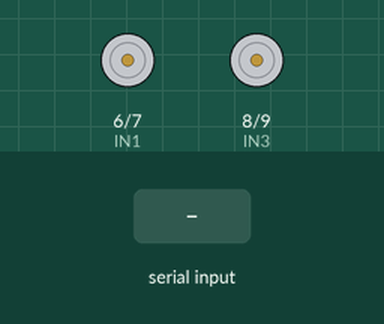
The sketch below on a simulated Arduino Uno, built with avr-gcc and run on an emulated ATmega328P. Shown: motor-driver pin pairs drawn as motors (green arrow = first pin HIGH = forward, orange = second pin HIGH = backward, longer = more drive). The test bench sets the inputs (shaded band).

Above: at 2.2 s.
2.3 s: "S" received over Serial
At 3.1 s:
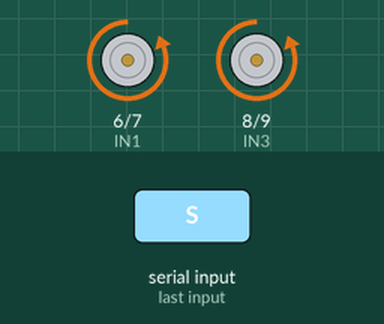
3.8 s: "A" received over Serial
At 4.2 s:
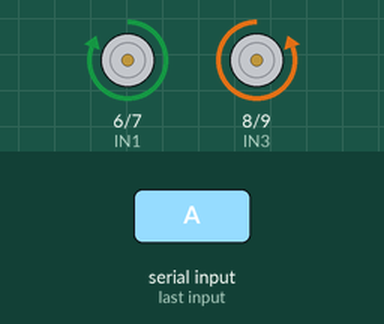
5.3 s: "D" received over Serial
At 6.5 s:
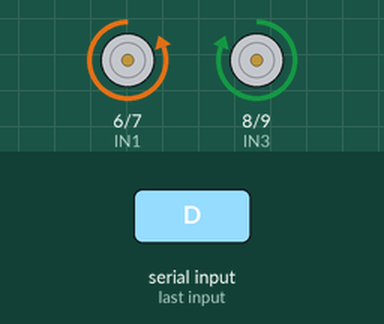
6.8 s: "W" received over Serial
At 7.7 s:
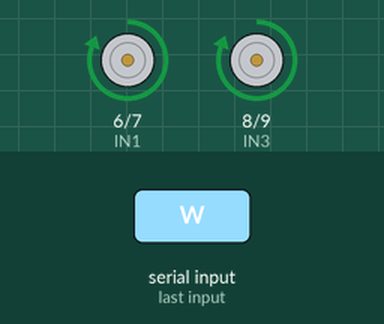
8.3 s: "O" received over Serial
At 8.9 s:
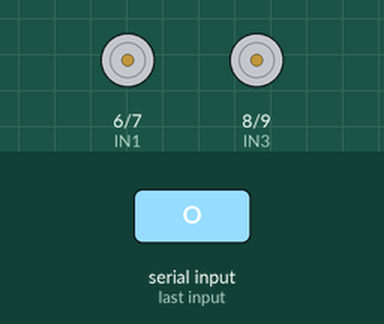
Timing chart, 0 to 10.8 s (numbered marks = the images above; inputs shaded):
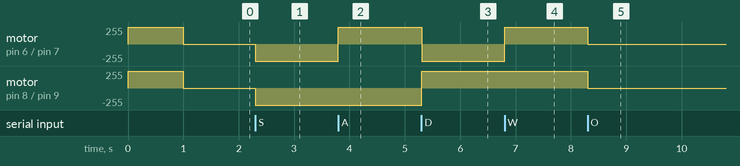

Measured:
- after the input at 2.3 s, motor on pin 6 (IN1) / pin 7 (IN2), motor on pin 8 (IN3) / pin 9 (IN4): stopped → backward 255/255 at once
- after the input at 3.8 s, motor on pin 6 (IN1) / pin 7 (IN2): backward 255/255 → forward 255/255 at once
- after the input at 5.3 s, motor on pin 6 (IN1) / pin 7 (IN2): forward 255/255 → backward 255/255 at once; motor on pin 8 (IN3) / pin 9 (IN4): backward 255/255 → forward 255/255 at once
- after the input at 6.8 s, motor on pin 6 (IN1) / pin 7 (IN2): backward 255/255 → forward 255/255 at once
- after the input at 8.3 s, motor on pin 6 (IN1) / pin 7 (IN2), motor on pin 8 (IN3) / pin 9 (IN4): forward 255/255 → stopped at once

The sketch:

wasd.ino
```cpp
int IN1 = 6;
int IN2 = 7;
int IN3 = 8;
int IN4 = 9;

void setup() {
  pinMode(IN1, OUTPUT);
  pinMode(IN2, OUTPUT);
  pinMode(IN3, OUTPUT);
  pinMode(IN4, OUTPUT);
  Serial.begin(9600); // Start serial communication at 9600 baud rate
  forward();
  delay(1000);
  stop();
}

void forward(){
  digitalWrite(IN2, LOW);
  digitalWrite(IN4, LOW);
  digitalWrite(IN1, HIGH);
  digitalWrite(IN3, HIGH);
}

void backward(){
  digitalWrite(IN1, LOW);
  digitalWrite(IN3, LOW);
  digitalWrite(IN2, HIGH);
  digitalWrite(IN4, HIGH);
}

void left() {
  digitalWrite(IN1, HIGH);
  digitalWrite(IN3, LOW);
  digitalWrite(IN2, LOW);
  digitalWrite(IN4, HIGH);
}

void right() {
  digitalWrite(IN1, LOW);
  digitalWrite(IN3, HIGH);
  digitalWrite(IN2, HIGH);
  digitalWrite(IN4, LOW);
}

void stop(){
  digitalWrite(IN1, LOW);
  digitalWrite(IN2, LOW);
  digitalWrite(IN3, LOW);
  digitalWrite(IN4, LOW);
}


void loop() {
  if (Serial.available() > 0) {
    char command = Serial.read(); // Read the incoming byte

    switch (command) {
      case 'W':
        forward();
        break;
      case 'S':
        backward();
        break;
      case 'A':
        left();
        break;
      case 'D':
        right();
        break;
      case 'O':
        stop();
        break;

      default:
        stop(); // Stop if any other key is pressed
        break;
    }
  }
}
```
